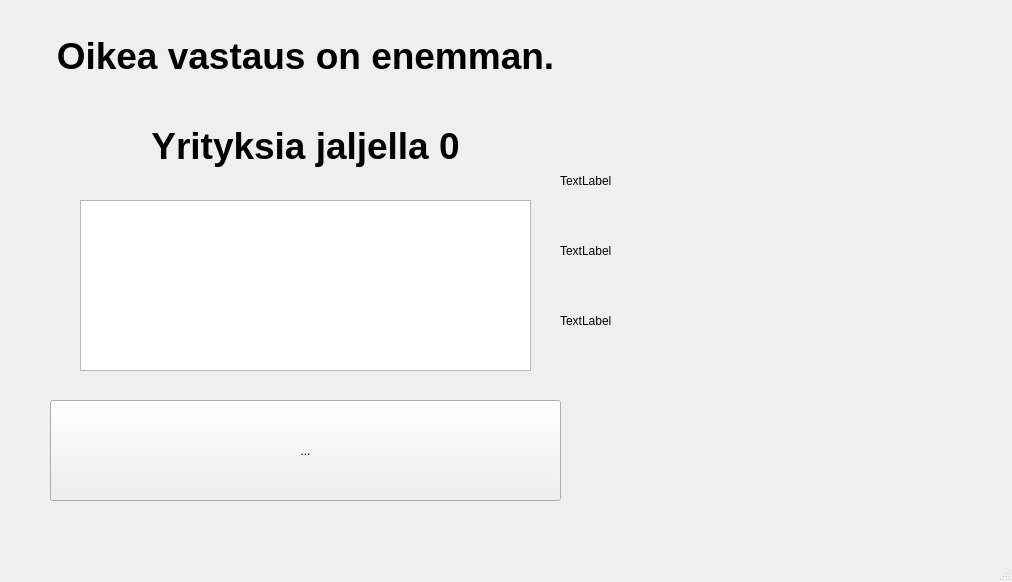
<?xml version="1.0" encoding="UTF-8"?>
<ui version="4.0">
 <class>ArvausPeli</class>
 <widget class="QMainWindow" name="ArvausPeli">
  <property name="geometry">
   <rect>
    <x>0</x>
    <y>0</y>
    <width>1012</width>
    <height>582</height>
   </rect>
  </property>
  <property name="windowTitle">
   <string>ArvausPeli</string>
  </property>
  <widget class="QWidget" name="centralwidget">
   <widget class="QPlainTextEdit" name="plainTextEdit">
    <property name="geometry">
     <rect>
      <x>80</x>
      <y>200</y>
      <width>451</width>
      <height>171</height>
     </rect>
    </property>
    <property name="font">
     <font>
      <pointsize>36</pointsize>
     </font>
    </property>
    <property name="readOnly">
     <bool>false</bool>
    </property>
   </widget>
   <widget class="QToolButton" name="toolButton">
    <property name="geometry">
     <rect>
      <x>50</x>
      <y>400</y>
      <width>511</width>
      <height>101</height>
     </rect>
    </property>
    <property name="text">
     <string>...</string>
    </property>
   </widget>
   <widget class="QLabel" name="label">
    <property name="geometry">
     <rect>
      <x>50</x>
      <y>20</y>
      <width>511</width>
      <height>71</height>
     </rect>
    </property>
    <property name="font">
     <font>
      <pointsize>28</pointsize>
      <bold>true</bold>
     </font>
    </property>
    <property name="text">
     <string>Oikea vastaus on enemman.</string>
    </property>
    <property name="alignment">
     <set>Qt::AlignCenter</set>
    </property>
   </widget>
   <widget class="QLabel" name="label_2">
    <property name="geometry">
     <rect>
      <x>50</x>
      <y>110</y>
      <width>511</width>
      <height>71</height>
     </rect>
    </property>
    <property name="font">
     <font>
      <pointsize>28</pointsize>
      <bold>true</bold>
     </font>
    </property>
    <property name="text">
     <string>Yrityksia jaljella 0</string>
    </property>
    <property name="alignment">
     <set>Qt::AlignCenter</set>
    </property>
   </widget>
   <widget class="QLabel" name="label_3">
    <property name="geometry">
     <rect>
      <x>560</x>
      <y>150</y>
      <width>431</width>
      <height>61</height>
     </rect>
    </property>
    <property name="text">
     <string>TextLabel</string>
    </property>
   </widget>
   <widget class="QLabel" name="label_4">
    <property name="geometry">
     <rect>
      <x>560</x>
      <y>220</y>
      <width>421</width>
      <height>61</height>
     </rect>
    </property>
    <property name="text">
     <string>TextLabel</string>
    </property>
   </widget>
   <widget class="QLabel" name="label_5">
    <property name="geometry">
     <rect>
      <x>560</x>
      <y>290</y>
      <width>421</width>
      <height>61</height>
     </rect>
    </property>
    <property name="text">
     <string>TextLabel</string>
    </property>
   </widget>
  </widget>
  <widget class="QMenuBar" name="menubar">
   <property name="geometry">
    <rect>
     <x>0</x>
     <y>0</y>
     <width>1012</width>
     <height>21</height>
    </rect>
   </property>
  </widget>
  <widget class="QStatusBar" name="statusbar"/>
 </widget>
 <resources/>
 <connections/>
</ui>
